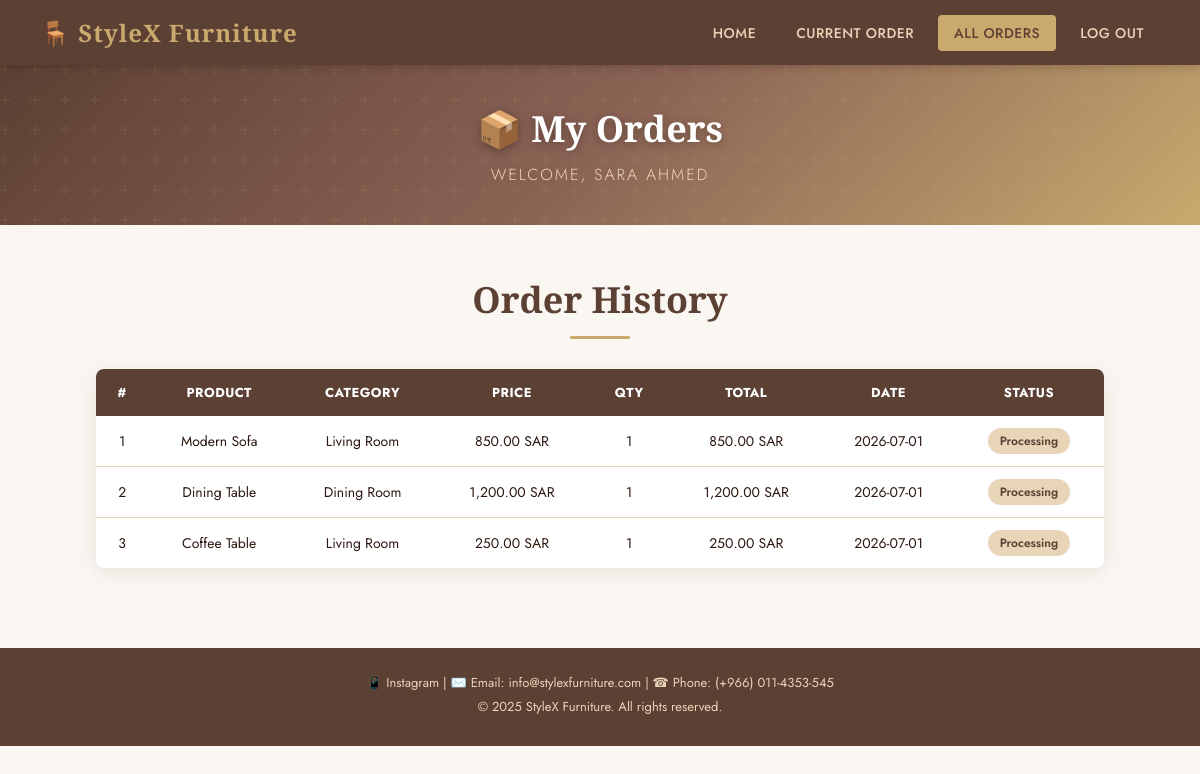
Page /orders.php (signed in) on the committed database.
### tables this page shows
CREATE TABLE orders (
    order_id    INT AUTO_INCREMENT PRIMARY KEY,
    user_id     INT,
    product_id  INT,
    quantity    INT,
    total_price DECIMAL(10,2),
    order_date  TIMESTAMP DEFAULT CURRENT_TIMESTAMP,
    FOREIGN KEY (user_id)    REFERENCES users(id)    ON DELETE CASCADE,
    FOREIGN KEY (product_id) REFERENCES products(id) ON DELETE CASCADE
);

CREATE TABLE products (
    id          INT AUTO_INCREMENT PRIMARY KEY,
    name        VARCHAR(255) NOT NULL,
    description TEXT,
    price       DECIMAL(10,2) NOT NULL,
    image       VARCHAR(255)  NOT NULL,
    category    VARCHAR(100)
);

### orders.php (the view, shortened to what this page needs)
<?php
require_once "db.php";
$user_id = $_SESSION['id'];
$sql = "SELECT o.order_id, o.quantity, o.total_price, o.order_date, p.name, p.price, p.image, p.category
        FROM orders o
        JOIN products p ON o.product_id = p.id
        WHERE o.user_id = '$user_id'
        ORDER BY o.order_date DESC";
$result = mysqli_query($connection, $sql);
?>
<!DOCTYPE html>
<html lang="en">
<head>
    <link rel="stylesheet" href="style.css">
</head>
<body>
<nav class="navbar">
    <span class="logo">🪑 StyleX Furniture</span>
    <ul>
        <li><a href="home.php">Home</a></li>
        <li><a href="checkout.php">Current Order</a></li>
        <li><a href="orders.php" class="active">All Orders</a></li>
        <li><a href="logout.php">Log out</a></li>
    </ul>
</nav>
<div class="hero-section" style="height:160px;">
    <h1 style="font-size:36px;">📦 My Orders</h1>
    <p>Welcome, <?php echo $_SESSION['name']; ?></p>
</div>
<div class="items-container">
    <h2>Order History</h2>
    <?php if (mysqli_num_rows($result) > 0) { ?>
    <table class="orders-table">
        <tr>
            <th>#</th>
            <th>Product</th>
            <th>Category</th>
            <th>Price</th>
            <th>Qty</th>
            <th>Total</th>
            <th>Date</th>
            <th>Status</th>
        </tr>
        <?php $i = 1; while ($row = mysqli_fetch_array($result)) { ?>
        <tr>
            <td><?php echo $i++; ?></td>
            <td><?php echo $row['name']; ?></td>
            <td><?php echo $row['category']; ?></td>
            <td><?php echo number_format($row['price'], 2); ?> SAR</td>
            <td><?php echo $row['quantity']; ?></td>
            <td><?php echo number_format($row['total_price'], 2); ?> SAR</td>
            <td><?php echo date('Y-m-d', strtotime($row['order_date'])); ?></td>
            <td><span class="status-badge">Processing</span></td>
        </tr>
        <?php } ?>
    </table>
    <?php } ?>
</div>
<footer>
    <p>📱 Instagram | ✉️ Email: info@stylexfurniture.com | ☎ Phone: (+966) 011-4353-545</p>
    <p>&copy; 2025 StyleX Furniture. All rights reserved.</p>
</footer>
</body>
</html>

### style.css (style rules this page uses)
:root { --primary: #5C4033; --primary-light: #8B6355; --accent: #C9A96E; --accent-light: #E8D5B7; --bg: #FAF7F2; --bg-dark: #F0EBE3; --text: #2C1810; --text-light: #6B5044; --white: #FFFFFF; --shadow: 0 4px 20px rgba(92,64,51,0.12); --shadow-hover: 0 8px 30px rgba(92,64,51,0.22); --radius: 8px; --transition: all 0.3s ease; }
* { margin: 0; padding: 0; box-sizing: border-box; }
body { font-family: 'Jost', sans-serif; background-color: var(--bg); color: var(--text); min-height: 100vh; }
h1, h2, h3 { font-family: 'Cormorant Garamond', serif; color: var(--primary); }
a { text-decoration: none; color: inherit; }
.navbar { background-color: var(--primary); padding: 0 40px; display: flex; align-items: center; justify-content: space-between; height: 65px; box-shadow: 0 2px 10px rgba(0,0,0,0.2); position: sticky; top: 0; z-index: 100; }
.navbar .logo { font-family: 'Cormorant Garamond', serif; font-size: 24px; font-weight: 700; color: var(--accent); letter-spacing: 1px; }
.navbar ul { list-style: none; display: flex; gap: 8px; }
.navbar ul li a { color: var(--accent-light); font-size: 14px; font-weight: 500; padding: 8px 16px; border-radius: 4px; transition: var(--transition); letter-spacing: 0.5px; text-transform: uppercase; }
.navbar ul li a:hover, .navbar ul li a.active { background-color: var(--accent); color: var(--primary); }
.hero-section { background: linear-gradient(135deg, var(--primary) 0%, var(--primary-light) 50%, var(--accent) 100%); height: 320px; display: flex; align-items: center; justify-content: center; flex-direction: column; text-align: center; color: var(--white); position: relative; overflow: hidden; }
.hero-section::before { content: ''; position: absolute; inset: 0; }
.hero-section h1 { font-family: 'Cormorant Garamond', serif; font-size: 52px; color: var(--white); position: relative; text-shadow: 0 2px 10px rgba(0,0,0,0.3); }
.hero-section p { font-size: 16px; color: var(--accent-light); margin-top: 10px; position: relative; font-weight: 300; letter-spacing: 2px; text-transform: uppercase; }
.items-container { padding: 50px 40px; max-width: 1200px; margin: 0 auto; }
.items-container h2 { font-size: 36px; margin-bottom: 30px; text-align: center; position: relative; padding-bottom: 15px; }
.items-container h2::after { content: ''; position: absolute; bottom: 0; left: 50%; transform: translateX(-50%); width: 60px; height: 3px; background: var(--accent); border-radius: 2px; }
footer { background: var(--primary); color: var(--accent-light); text-align: center; padding: 25px; font-size: 13px; margin-top: auto; }
footer p { margin-bottom: 5px; }
.orders-table { width: 90%; margin: 30px auto; border-collapse: collapse; background: var(--white); border-radius: var(--radius); overflow: hidden; box-shadow: var(--shadow); }
.orders-table th { background: var(--primary); color: var(--white); padding: 14px; text-align: center; font-size: 13px; text-transform: uppercase; letter-spacing: 0.5px; }
.orders-table td { text-align: center; padding: 12px; border-bottom: 1px solid var(--accent-light); font-size: 14px; }
.orders-table tr:last-child td { border-bottom: none; }
.status-badge { display: inline-block; padding: 4px 12px; border-radius: 20px; font-size: 12px; font-weight: 600; background: var(--accent-light); color: var(--primary); }

### rows in the picture
orders: product.name "Modern Sofa", product.category "Living Room", product.price "850.00", quantity "1", total_price "850.00", order_date "2026-07-01"
orders: product.name "Dining Table", product.category "Dining Room", product.price "1,200.00", quantity "1", total_price "1,200.00", order_date "2026-07-01"
orders: product.name "Coffee Table", product.category "Living Room", product.price "250.00", quantity "1", total_price "250.00", order_date "2026-07-01"

### other values in the picture
$_SESSION['name'] "SARA AHMED"
